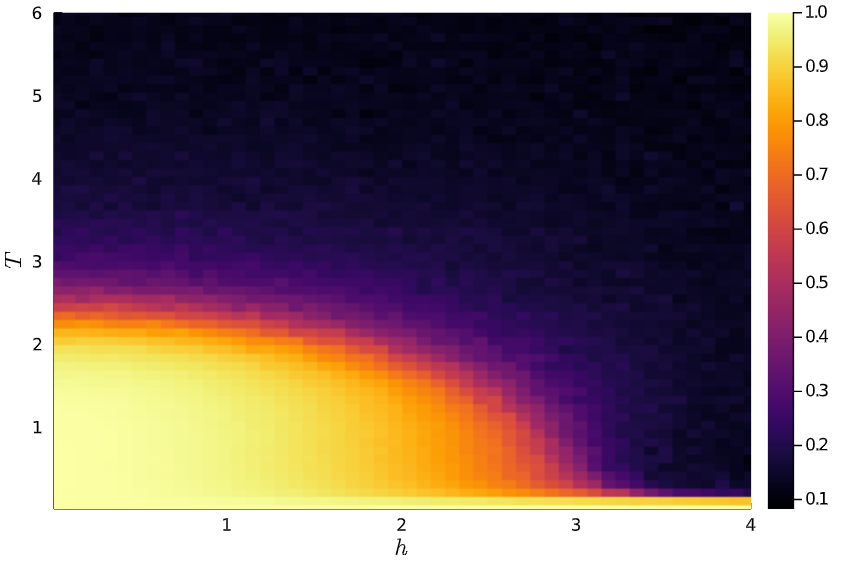

The script that drew this image:
using Plots
using Statistics
using ProgressMeter
using LaTeXStrings

include("../../src/ising-3d.jl")

function magnetization(;J, h, β, n_side, n_steps, n_bin, n_heat, n_sweep)
    sim_params_heat = TransverseFieldIsingSimParams2DWolff(β, n_steps, n_side, n_heat)
    ham_params = TransverseFieldIsingModel2D(J, h)
    ising_field = init_field_3d_ones(Int64, AnisotropicIsingSimParams3DWolff(n_side, n_side, n_steps, n_sweep))
    run!(ising_field, ham_params, sim_params_heat)

    sim_params = TransverseFieldIsingSimParams2DWolff(β, n_steps, n_side, n_sweep)
    mag, _ = binning(() -> run!(ising_field, ham_params, sim_params; 
        observe = abs ∘ mean ∘ (x -> x[:, :, 1])), n_bin)

    mag
end

##

T_steps = 60
T_range = LinRange(0.01, 6, T_steps)
ΔT = (T_range[end] - T_range[1]) / T_steps

h_steps = 50
h_range = LinRange(0.01, 4, h_steps)
Δh = (h_range[end] - h_range[1]) / h_steps

J = 1.0

progress = Progress(length(T_range) * length(h_range))
mag = zeros(length(T_range), length(h_range))

n_side = 10
n_steps = 20
n_bin = 10
n_heat = 100
n_sweep = 100

for (i, T) in enumerate(T_range)
    for (j, h) in enumerate(h_range)
        mag[i, j] = magnetization(
            J = J, h = h, 
            β = 1 / T, n_side = n_side, n_steps = n_steps,
            n_bin = n_bin, n_heat = n_heat, n_sweep = n_sweep
        )
        next!(progress)
    end
end

##

p = heatmap(h_range, T_range, mag, xlabel = L"h", ylabel = L"T")
ylims!(p, T_range[1], T_range[end])
xlims!(p, h_range[1], h_range[end])

##

mag_sus = [abs(mag[i, j + 1] - mag[i, j]) / Δh for i in 1 : length(T_range), j in 1 : length(h_range) - 1]
p = heatmap(h_range[1 : end - 1], T_range, mag_sus, xlabel = L"h", ylabel = L"T")
ylims!(p, T_range[1], T_range[end])
xlims!(p, h_range[1], h_range[end - 1])
